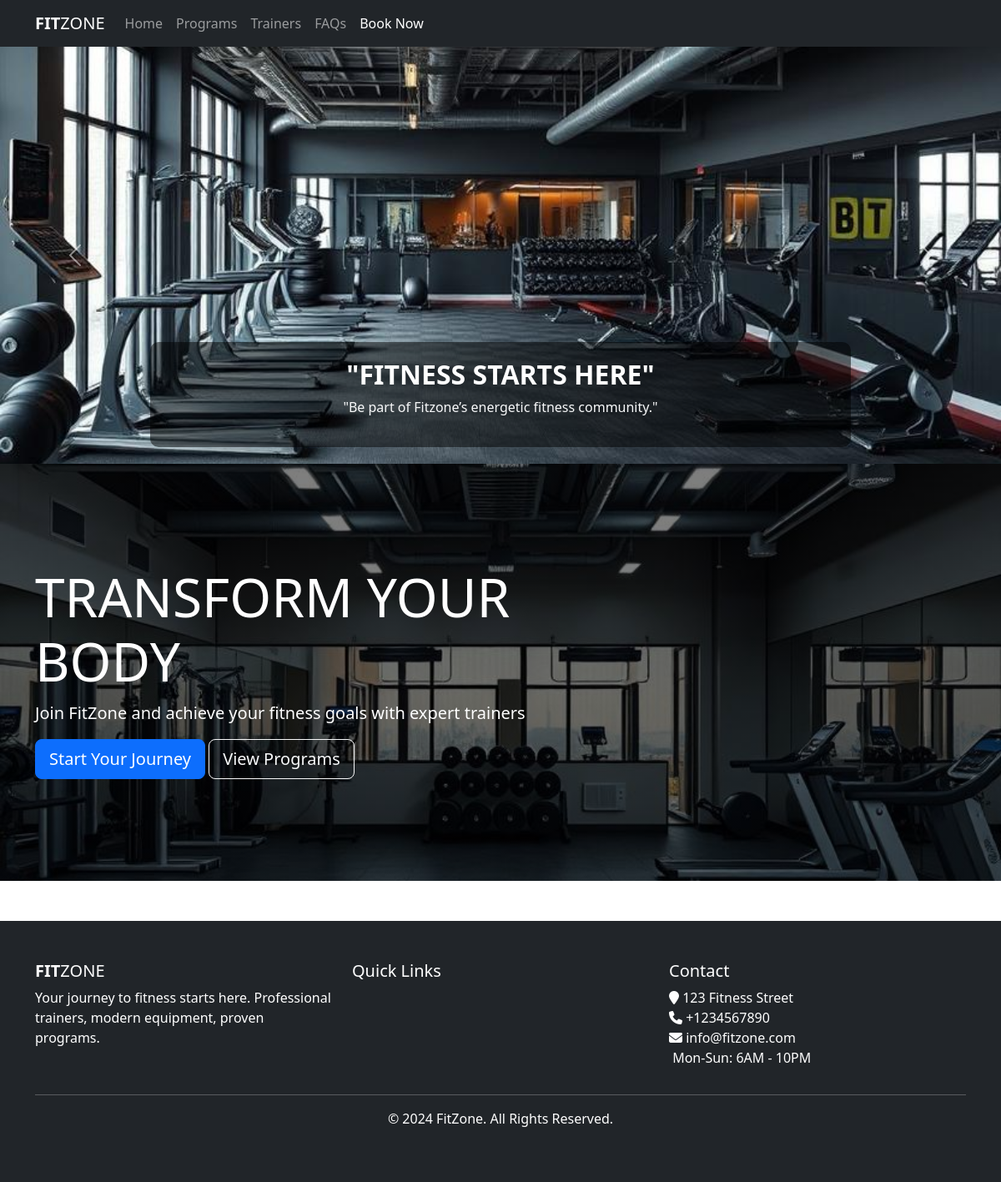
The page / on the database its author committed.
### gym/models.py (models this page shows, shortened)
class Slider(models.Model):
    caption = models.CharField(max_length=50)
    slogan = models.CharField(max_length=120)
    image = models.ImageField(upload_to='sliders/')
    class Meta:
        verbose_name_plural = 'Sliders'

### gym/views.py (the view)
# urls.py: path('',views.HomeView.as_view(),name = 'index'),
class HomeView(ListView):
    template_name = "gym/index.html"
    queryset = Program.objects.all()
    context_object_name = 'programs'
    def get_context_data(self, **kwargs):
        context = super().get_context_data(**kwargs)
        context["sliders"] = Slider.objects.all()
        context['trainers'] = Trainer.objects.all()
        context['testimonials'] = Testimonial.objects.all()[:3]
        return context

### templates/gym/index.html
{% extends "base.html" %}
{% load static %}
{% block maincontent %}
{% include "partials/_slider.html" with sliders=sliders %}
<section class="hero-section" style="background: linear-gradient(rgba(0,0,0,0.5), rgba(0,0,0,0.5)), url('/media/sliders/fitzone-hero.jpeg'); background-size: cover; height: 500px;">
    <div class="container h-100">
        <div class="row h-100 align-items-center">
            <div class="col-md-8 text-white">
                <h1 class="display-3 font-weight-bold">TRANSFORM YOUR BODY</h1>
                <p class="lead">Join FitZone and achieve your fitness goals with expert trainers</p>
                <a href="{% url 'Booking:booking' %}" class="btn btn-primary btn-lg">Start Your Journey</a>
                <a href="{% url "gym:programs" %}" class="btn btn-outline-light btn-lg ml-2">View Programs</a>
            </div>
        </div>
    </div>
</section>
{% endblock %}

### templates/partials/_slider.html (shortened to what this page needs)
<div id="fitzoneCarousel" class="carousel slide" data-bs-ride="carousel">
  <div class="carousel-inner">
    {% for slide in sliders %}
      <div class="carousel-item {% if forloop.first %}active{% endif %}">
        <img src="{{ slide.image.url }}" class="d-block w-100" alt="{{ slide.caption }}">
        <div class="carousel-caption d-none d-md-block">
          <h2 class="text-uppercase text-white fw-bold">{{ slide.caption }}</h2>
          <p class="text-light">{{ slide.slogan }}</p>
        </div>
      </div>
    {% endfor %}
  </div>
  <button class="carousel-control-prev" type="button" data-bs-target="#fitzoneCarousel" data-bs-slide="prev">
    <span class="carousel-control-prev-icon"></span>
  </button>
  <button class="carousel-control-next" type="button" data-bs-target="#fitzoneCarousel" data-bs-slide="next">
    <span class="carousel-control-next-icon"></span>
  </button>
</div>

### templates/partials/_slider.html (style rules this page uses)
#fitzoneCarousel img { height: 500px; width: 100%; object-fit: cover; object-position: center; }
.carousel-caption { background: rgba(0, 0, 0, 0.5); border-radius: 10px; padding: 20px; }

### rows shown on the page
Slider: image (picture), caption "\"FITNESS STARTS HERE\"", slogan "\"Be part of Fitzone’s energetic fitness community.\""
